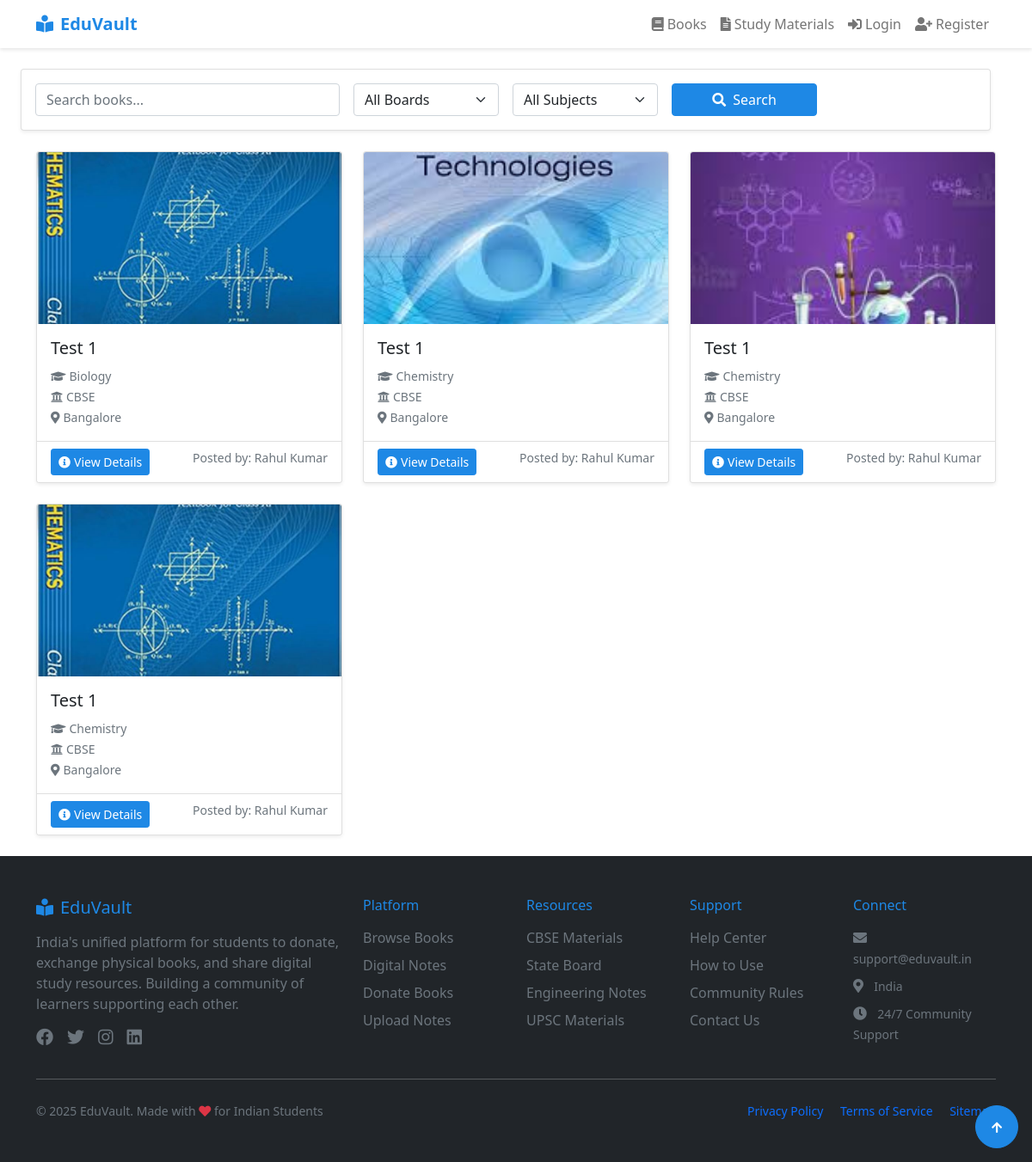
The page /books/list.php on the database its author committed.
### tables this page shows
CREATE TABLE `book_listings` (
  `id` int(11) NOT NULL,
  `user_id` int(11) DEFAULT NULL,
  `title` varchar(255) DEFAULT NULL,
  `status` enum('Available','Donated') DEFAULT 'Available',
  `image_path` varchar(255) DEFAULT NULL,
  `location` varchar(100) DEFAULT NULL,
  `created_at` timestamp NOT NULL DEFAULT current_timestamp(),
  `board_id` int(11) DEFAULT NULL,
  `subject_id` int(11) DEFAULT NULL
);

CREATE TABLE `subjects` (
  `id` int(11) NOT NULL,
  `name` varchar(100) NOT NULL
);

CREATE TABLE `boards` (
  `id` int(11) NOT NULL,
  `name` varchar(50) NOT NULL
);

CREATE TABLE `users` (
  `id` int(11) NOT NULL,
  `name` varchar(100) NOT NULL,
  `email` varchar(100) NOT NULL,
  `password` varchar(255) NOT NULL,
  `location` varchar(100) DEFAULT NULL,
  `phone` varchar(15) DEFAULT NULL,
  `status` enum('blocked','active') NOT NULL DEFAULT 'active',
  `created_at` timestamp NOT NULL DEFAULT current_timestamp(),
  `last_active` timestamp NULL DEFAULT current_timestamp(),
  `latitude` decimal(10,8) DEFAULT NULL,
  `longitude` decimal(11,8) DEFAULT NULL
);

### books/list.php (the view, shortened to what this page needs)
<?php
require_once '../includes/db_connect.php';
require_once '../includes/header.php';
$where_conditions = ["b.status = 'Available'"];
$search = isset($_GET['search']) ? mysqli_real_escape_string($mysqli, $_GET['search']) : '';
$where_clause = implode(' AND ', $where_conditions);
$query = "SELECT b.*, u.name as owner_name, u.location as owner_location, s.name as subject, bo.name as board
        FROM book_listings b
        JOIN users u ON b.user_id = u.id
        JOIN subjects s ON b.subject_id = s.id
        JOIN boards bo ON b.board_id = bo.id
        WHERE $where_clause
        ORDER BY b.created_at DESC";
$result = mysqli_query($mysqli, $query);
?>
<div class="row mb-4 container-fluid">
    <div class="col-md-12">
        <div class="card shadow-sm">
            <div class="card-body">
                <form method="GET" class="row g-3">
                    <div class="col-md-4">
                        <input type="text" name="search" class="form-control"
                               placeholder="Search books..." value="<?php echo htmlspecialchars($search); ?>">
                    </div>
                    <div class="col-md-2">
                        <select name="board" class="form-select">
                            <option value="">All Boards</option>
                        </select>
                    </div>
                    <div class="col-md-2">
                        <select name="subject" class="form-select">
                            <option value="">All Subjects</option>
                        </select>
                    </div>
                    <div class="col-md-2">
                        <button type="submit" class="btn btn-primary w-100">
                            <i class="fas fa-search me-2"></i>Search
                        </button>
                    </div>
                </form>
            </div>
        </div>
    </div>
</div>
<div class="container-md">
    <div class="row">
        <?php if (mysqli_num_rows($result) > 0): ?>
            <?php while ($book = mysqli_fetch_assoc($result)): ?>
                <div class="col-md-4 mb-4">
                    <div class="card h-100 shadow-sm">
                        <?php if (!empty($book['image_path'])):?>
                            <img src="<?php echo $book['image_path']; ?>" class="card-img-top" alt="Book Cover"
                                 style="height: 200px; object-fit: cover;">
                        <?php endif; ?>
                        <div class="card-body">
                            <h5 class="card-title"><?php echo htmlspecialchars($book['title']); ?></h5>
                            <p class="card-text">
                                <small class="text-muted">
                                    <i class="fas fa-graduation-cap me-1"></i><?php echo htmlspecialchars($book['subject']); ?>
                                    <br>
                                    <i class="fas fa-university me-1"></i><?php echo htmlspecialchars($book['board']); ?>
                                    <br>
                                    <i class="fas fa-map-marker-alt me-1"></i><?php echo htmlspecialchars($book['owner_location']); ?>
                                </small>
                            </p>
                        </div>
                        <div class="card-footer bg-white">
                            <a href="view.php?id=<?php echo $book['id']; ?>" class="btn btn-primary btn-sm">
                                <i class="fas fa-info-circle me-1"></i>View Details
                            </a>
                            <small class="float-end text-muted">
                                Posted by: <?php echo htmlspecialchars($book['owner_name']); ?>
                            </small>
                        </div>
                    </div>
                </div>
            <?php endwhile; ?>
        <?php endif; ?>
    </div>
</div>
<?php require_once '../includes/footer.php'; ?>

### includes/header.php (style rules this page uses)
:root { --primary-color: #1e88e5; --primary-dark: #1565c0; --secondary-color: #757575; --success-color: #43a047; --warning-color: #fdd835; --danger-color: #e53935; }
.btn-primary { background-color: var(--primary-color); border-color: var(--primary-color); }

### rows shown on the page
book_listings: image_path (picture), title "Test 1", subject.name "Biology", board.name "CBSE", user.location "Bangalore", user.name "Rahul Kumar"
book_listings: image_path (picture), title "Test 1", subject.name "Chemistry", board.name "CBSE", user.location "Bangalore", user.name "Rahul Kumar"
book_listings: image_path (picture), title "Test 1", subject.name "Chemistry", board.name "CBSE", user.location "Bangalore", user.name "Rahul Kumar"
book_listings: image_path (picture), title "Test 1", subject.name "Chemistry", board.name "CBSE", user.location "Bangalore", user.name "Rahul Kumar"
